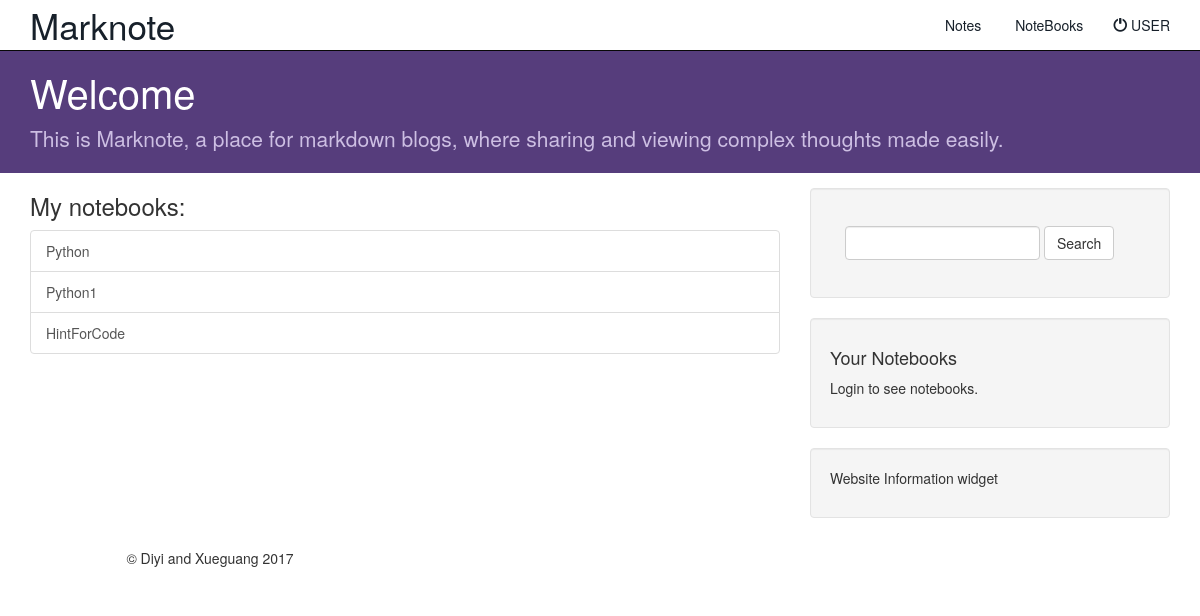
Before: /wowCS/allnotebook/ (signed in) with the older database file.
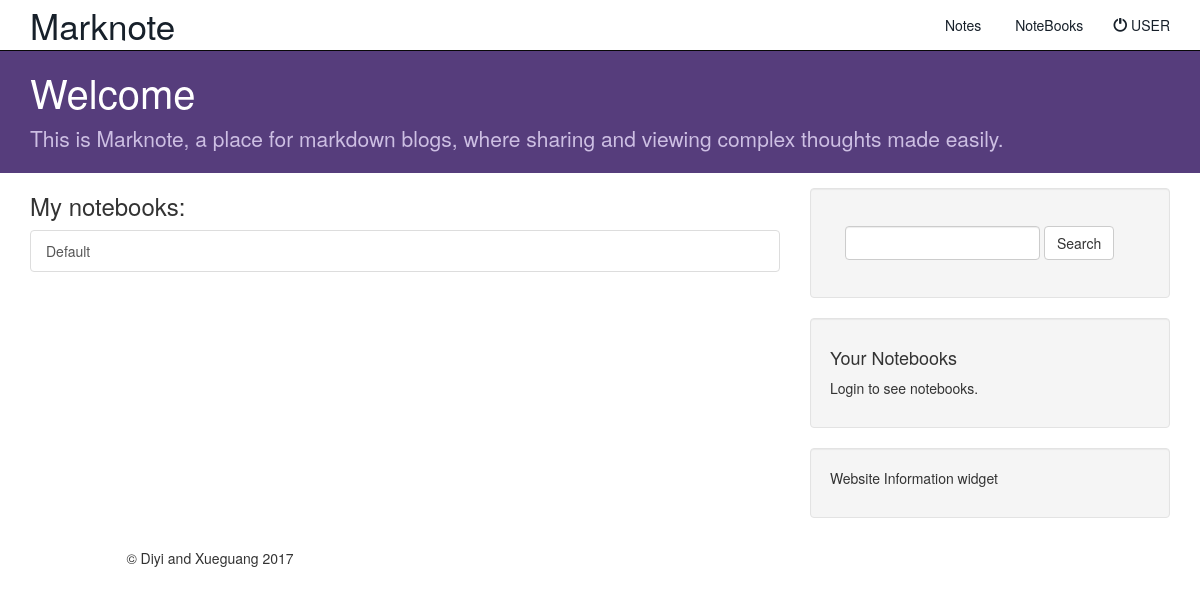
After: the same page with the newer database file.
### wowCS/models.py (models this page shows, shortened)
class Notebook(models.Model):
    user = models.ForeignKey(User, default=1)
    notebook_title = models.CharField(max_length=500)
    notebook_description = models.CharField(max_length=250,null=True)
    class Meta:
        unique_together = ('user', 'notebook_title',)

### wowCS/views.py (the view)
class AllNotebooksView(generic.ListView):
    template_name = 'wowCS/show_all_notebooks.html'
    context_object_name = 'all_notebooks'
    def get(self, request, *args, **kwargs):
        if not request.user.is_authenticated():
            return render(request, 'wowCS/login.html')
        else:
            self.object_list = self.get_queryset()
            context = self.get_context_data()
            return self.render_to_response(context)
    def get_queryset(self):
        return Notebook.objects.filter(user=self.request.user)

### wowCS/templates/wowCS/show_all_notebooks.html
{% extends 'wowCS/base.html' %}
{% block navbar %}
{% include 'wowCS/navbar.html' with islogin=True %}
{% endblock %}
{% block body %}
    {% if all_notebooks %}
        <h3> My notebooks:</h3>
        <div class="list-group">
            {% for notebook in all_notebooks %}
              <a  class="list-group-item"
                  href = '{% url 'wowCS:catalogue' notebook.notebook_title %}'>{{notebook.notebook_title}}
              </a>
            {% endfor %}
        </div>
    {% else %}
        <h3> You don't have any notebook yet.</h3>
    {% endif %}
{% endblock %}
{% block sidebar %}
{% include 'wowCS/sidebar.html' %}
{% endblock %}

Changed rows visible on the page:
removed Notebook: notebook_title "Python"
removed Notebook: notebook_title "Python1"
removed Notebook: notebook_title "HintForCode"
added Notebook: notebook_title "Default"
